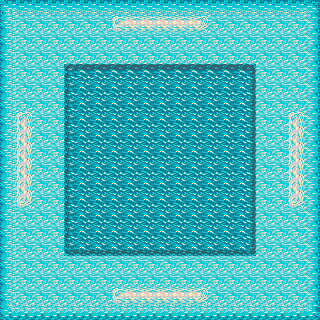

A 2D game scene composited from a Tiled map and its tileset images. What follows is a short description and the map's XML, with every tile layer's data as written:
An orthogonal 20x20 tile map with 16x16 px tiles, 2 tile layers (Floor, Obstacles) and 21 objects (16x blueSlime).

<map version="1.10" tiledversion="1.11.0" orientation="orthogonal" renderorder="right-down" width="20" height="20" tilewidth="16" tileheight="16" infinite="0" nextlayerid="7" nextobjectid="169">
 <editorsettings>
  <export target="floor2_10.lua" format="lua" />
 </editorsettings>
 <tileset firstgid="1" name="AdventureBegins_Demo" tilewidth="16" tileheight="16" tilecount="589" columns="19">
  <image source="AdventureBegins_Demo.png" width="304" height="496" />
 </tileset>
 <layer id="1" name="Floor" width="20" height="20" locked="1">
  <data encoding="csv">
521,522,522,522,522,522,522,522,522,522,522,522,522,522,522,522,522,522,522,523,
540,541,541,541,541,541,541,572,573,573,573,573,574,541,541,541,541,541,541,542,
540,541,541,541,541,541,541,541,541,541,541,541,541,541,541,541,541,541,541,542,
540,541,541,541,541,541,541,541,541,541,541,541,541,541,541,541,541,541,541,542,
540,541,541,541,541,541,541,541,541,541,541,541,541,541,541,541,541,541,541,542,
540,541,541,541,541,541,541,541,541,541,541,541,541,541,541,541,541,541,541,542,
540,541,541,541,541,541,541,541,541,541,541,541,541,541,541,541,541,541,541,542,
540,514,541,541,541,541,541,541,541,541,541,541,541,541,541,541,541,541,514,542,
540,533,541,541,541,541,541,541,541,541,541,541,541,541,541,541,541,541,533,542,
540,533,541,541,541,541,541,541,541,541,541,541,541,541,541,541,541,541,533,542,
540,533,541,541,541,541,541,541,541,541,541,541,541,541,541,541,541,541,533,542,
540,533,541,541,541,541,541,541,541,541,541,541,541,541,541,541,541,541,533,542,
540,552,541,541,541,541,541,541,541,541,541,541,541,541,541,541,541,541,552,542,
540,541,541,541,541,541,541,541,541,541,541,541,541,541,541,541,541,541,541,542,
540,541,541,541,541,541,541,541,541,541,541,541,541,541,541,541,541,541,541,542,
540,541,541,541,541,541,541,541,541,541,541,541,541,541,541,541,541,541,541,542,
540,541,541,541,541,541,541,541,541,541,541,541,541,541,541,541,541,541,541,542,
540,541,541,541,541,541,541,541,541,541,541,541,541,541,541,541,541,541,541,542,
540,541,541,541,541,541,541,572,573,573,573,573,574,541,541,541,541,541,541,542,
559,560,560,560,560,560,560,560,560,560,560,560,560,560,560,560,560,560,560,561
</data>
 </layer>
 <layer id="4" name="Obstacles" width="20" height="20" locked="1">
  <data encoding="csv">
0,0,0,0,0,0,0,0,0,0,0,0,0,0,0,0,0,0,0,0,
0,0,0,0,0,0,0,0,0,0,0,0,0,0,0,0,0,0,0,0,
0,0,0,0,0,0,0,0,0,0,0,0,0,0,0,0,0,0,0,0,
0,0,0,0,0,0,0,0,0,0,0,0,0,0,0,0,0,0,0,0,
0,0,0,0,525,526,526,526,526,526,526,526,526,526,526,527,0,0,0,0,
0,0,0,0,544,545,545,545,545,545,545,545,545,545,545,546,0,0,0,0,
0,0,0,0,544,545,545,545,545,545,545,545,545,545,545,546,0,0,0,0,
0,0,0,0,544,545,545,545,545,545,545,545,545,545,545,546,0,0,0,0,
0,0,0,0,544,545,545,545,545,545,545,545,545,545,545,546,0,0,0,0,
0,0,0,0,544,545,545,545,545,545,545,545,545,545,545,546,0,0,0,0,
0,0,0,0,544,545,545,545,545,545,545,545,545,545,545,546,0,0,0,0,
0,0,0,0,544,545,545,545,545,545,545,545,545,545,545,546,0,0,0,0,
0,0,0,0,544,545,545,545,545,545,545,545,545,545,545,546,0,0,0,0,
0,0,0,0,544,545,545,545,545,545,545,545,545,545,545,546,0,0,0,0,
0,0,0,0,544,545,545,545,545,545,545,545,545,545,545,546,0,0,0,0,
0,0,0,0,563,564,564,564,564,564,564,564,564,564,564,565,0,0,0,0,
0,0,0,0,0,0,0,0,0,0,0,0,0,0,0,0,0,0,0,0,
0,0,0,0,0,0,0,0,0,0,0,0,0,0,0,0,0,0,0,0,
0,0,0,0,0,0,0,0,0,0,0,0,0,0,0,0,0,0,0,0,
0,0,0,0,0,0,0,0,0,0,0,0,0,0,0,0,0,0,0,0
</data>
 </layer>
 <objectgroup id="5" name="Walls" locked="1">
  <object id="23" x="0" y="0" width="16" height="320" />
  <object id="25" x="304" y="0" width="16" height="320" />
  <object id="28" x="16" y="304" width="288" height="16" />
  <object id="31" x="16" y="0" width="288" height="8" />
  <object id="151" x="64" y="64" width="192" height="192" />
 </objectgroup>
 <objectgroup id="6" name="Enemies">
  <object id="153" name="blueSlime" x="32" y="160">
   <point />
  </object>
  <object id="154" name="blueSlime" x="48" y="192">
   <point />
  </object>
  <object id="155" name="blueSlime" x="32" y="224">
   <point />
  </object>
  <object id="156" name="blueSlime" x="32" y="272">
   <point />
  </object>
  <object id="157" name="blueSlime" x="80" y="288">
   <point />
  </object>
  <object id="158" name="blueSlime" x="128" y="288">
   <point />
  </object>
  <object id="159" name="blueSlime" x="208" y="288">
   <point />
  </object>
  <object id="160" name="blueSlime" x="256" y="288">
   <point />
  </object>
  <object id="161" name="blueSlime" x="288" y="256">
   <point />
  </object>
  <object id="162" name="blueSlime" x="272" y="208">
   <point />
  </object>
  <object id="163" name="blueSlime" x="288" y="144">
   <point />
  </object>
  <object id="164" name="blueSlime" x="272" y="96">
   <point />
  </object>
  <object id="165" name="blueSlime" x="288" y="64">
   <point />
  </object>
  <object id="166" name="blueSlime" x="256" y="32">
   <point />
  </object>
  <object id="167" name="blueSlime" x="48" y="112">
   <point />
  </object>
  <object id="168" name="blueSlime" x="32" y="80">
   <point />
  </object>
 </objectgroup>
</map>
